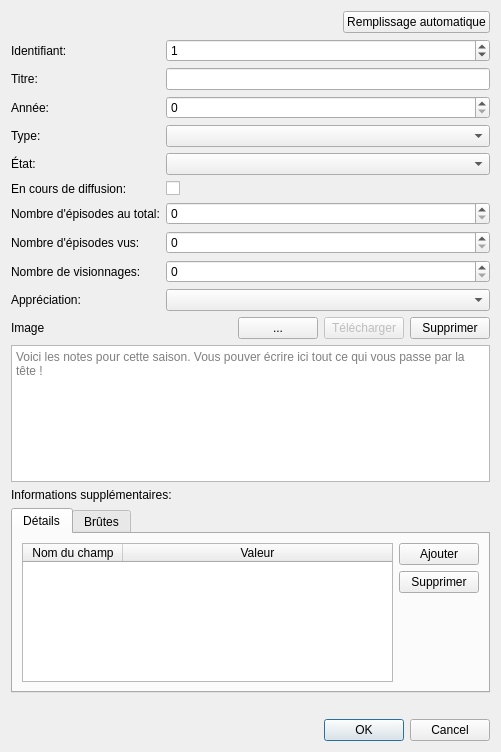
<?xml version="1.0" encoding="UTF-8"?>
<ui version="4.0">
 <class>Dialog</class>
 <widget class="QDialog" name="Dialog">
  <property name="windowModality">
   <enum>Qt::WindowModality::ApplicationModal</enum>
  </property>
  <property name="geometry">
   <rect>
    <x>0</x>
    <y>0</y>
    <width>501</width>
    <height>752</height>
   </rect>
  </property>
  <property name="windowTitle">
   <string>Dialog</string>
  </property>
  <property name="modal">
   <bool>true</bool>
  </property>
  <layout class="QVBoxLayout" name="verticalLayout_3">
   <item>
    <layout class="QGridLayout" name="gridLayout">
     <item row="5" column="0">
      <widget class="QLabel" name="label_5">
       <property name="text">
        <string>État:</string>
       </property>
      </widget>
     </item>
     <item row="1" column="0">
      <widget class="QLabel" name="label">
       <property name="text">
        <string>Identifiant:</string>
       </property>
      </widget>
     </item>
     <item row="3" column="0">
      <widget class="QLabel" name="label_8">
       <property name="text">
        <string>Année:</string>
       </property>
      </widget>
     </item>
     <item row="9" column="2">
      <widget class="QSpinBox" name="spinBox_2">
       <property name="maximum">
        <number>10000</number>
       </property>
      </widget>
     </item>
     <item row="4" column="0">
      <widget class="QLabel" name="label_9">
       <property name="text">
        <string>Type:</string>
       </property>
      </widget>
     </item>
     <item row="3" column="2">
      <widget class="QSpinBox" name="spinBox_5">
       <property name="minimum">
        <number>0</number>
       </property>
       <property name="maximum">
        <number>2050</number>
       </property>
       <property name="value">
        <number>0</number>
       </property>
      </widget>
     </item>
     <item row="6" column="2">
      <widget class="QCheckBox" name="checkBox_2">
       <property name="text">
        <string/>
       </property>
      </widget>
     </item>
     <item row="1" column="2">
      <widget class="QSpinBox" name="spinBox">
       <property name="maximum">
        <number>99999</number>
       </property>
       <property name="value">
        <number>1</number>
       </property>
      </widget>
     </item>
     <item row="8" column="0" colspan="2">
      <widget class="QLabel" name="label_3">
       <property name="text">
        <string>Nombre d'épisodes vus:</string>
       </property>
      </widget>
     </item>
     <item row="9" column="0" colspan="2">
      <widget class="QLabel" name="label_6">
       <property name="text">
        <string>Nombre de visionnages:</string>
       </property>
      </widget>
     </item>
     <item row="5" column="2">
      <widget class="QComboBox" name="combobox_1">
       <property name="maximumSize">
        <size>
         <width>16777215</width>
         <height>16777215</height>
        </size>
       </property>
      </widget>
     </item>
     <item row="2" column="0">
      <widget class="QLabel" name="label_2">
       <property name="text">
        <string>Titre:</string>
       </property>
      </widget>
     </item>
     <item row="7" column="0" colspan="2">
      <widget class="QLabel" name="label_4">
       <property name="text">
        <string>Nombre d'épisodes au total:</string>
       </property>
      </widget>
     </item>
     <item row="6" column="0" colspan="2">
      <widget class="QLabel" name="label_10">
       <property name="text">
        <string>En cours de diffusion:</string>
       </property>
      </widget>
     </item>
     <item row="8" column="2">
      <widget class="QSpinBox" name="spinBox_3">
       <property name="maximum">
        <number>10000</number>
       </property>
      </widget>
     </item>
     <item row="10" column="0">
      <widget class="QLabel" name="label_7">
       <property name="text">
        <string>Appréciation:</string>
       </property>
      </widget>
     </item>
     <item row="10" column="2">
      <widget class="QComboBox" name="comboBox">
       <property name="currentIndex">
        <number>-1</number>
       </property>
      </widget>
     </item>
     <item row="12" column="0" colspan="3">
      <widget class="QTextEdit" name="textEdit">
       <property name="html">
        <string>&lt;!DOCTYPE HTML PUBLIC &quot;-//W3C//DTD HTML 4.0//EN&quot; &quot;http://www.w3.org/TR/REC-html40/strict.dtd&quot;&gt;
&lt;html&gt;&lt;head&gt;&lt;meta name=&quot;qrichtext&quot; content=&quot;1&quot; /&gt;&lt;meta charset=&quot;utf-8&quot; /&gt;&lt;style type=&quot;text/css&quot;&gt;
p, li { white-space: pre-wrap; }
hr { height: 1px; border-width: 0; }
li.unchecked::marker { content: &quot;\2610&quot;; }
li.checked::marker { content: &quot;\2612&quot;; }
&lt;/style&gt;&lt;/head&gt;&lt;body style=&quot; font-family:'Cantarell'; font-size:10pt; font-weight:400; font-style:normal;&quot;&gt;
&lt;p style=&quot;-qt-paragraph-type:empty; margin-top:0px; margin-bottom:0px; margin-left:0px; margin-right:0px; -qt-block-indent:0; text-indent:0px;&quot;&gt;&lt;br /&gt;&lt;/p&gt;&lt;/body&gt;&lt;/html&gt;</string>
       </property>
       <property name="placeholderText">
        <string>Voici les notes pour cette saison. Vous pouver écrire ici tout ce qui vous passe par la tête !</string>
       </property>
      </widget>
     </item>
     <item row="4" column="2">
      <widget class="QComboBox" name="comboBox_2"/>
     </item>
     <item row="11" column="0">
      <widget class="QLabel" name="label_12">
       <property name="text">
        <string>Image</string>
       </property>
      </widget>
     </item>
     <item row="2" column="2">
      <widget class="QLineEdit" name="lineEdit_2"/>
     </item>
     <item row="7" column="2">
      <widget class="QSpinBox" name="spinBox_4">
       <property name="maximum">
        <number>10000</number>
       </property>
      </widget>
     </item>
     <item row="0" column="2">
      <layout class="QHBoxLayout" name="horizontalLayout_4">
       <item>
        <spacer name="horizontalSpacer_2">
         <property name="orientation">
          <enum>Qt::Horizontal</enum>
         </property>
         <property name="sizeHint" stdset="0">
          <size>
           <width>40</width>
           <height>20</height>
          </size>
         </property>
        </spacer>
       </item>
       <item>
        <widget class="QPushButton" name="pushButton_3">
         <property name="toolTip">
          <string>Remplir les champs épisodes, si l'animé est en cours et l'année de diffusion</string>
         </property>
         <property name="text">
          <string>Remplissage automatique</string>
         </property>
         <property name="icon">
          <iconset>
           <normaloff>../../resources/icons/light-bulb.png</normaloff>../../resources/icons/light-bulb.png</iconset>
         </property>
        </widget>
       </item>
      </layout>
     </item>
     <item row="11" column="2">
      <layout class="QHBoxLayout" name="horizontalLayout_5">
       <item>
        <spacer name="horizontalSpacer_3">
         <property name="orientation">
          <enum>Qt::Horizontal</enum>
         </property>
         <property name="sizeHint" stdset="0">
          <size>
           <width>40</width>
           <height>20</height>
          </size>
         </property>
        </spacer>
       </item>
       <item>
        <widget class="QPushButton" name="choose_picture_button">
         <property name="text">
          <string>...</string>
         </property>
        </widget>
       </item>
       <item>
        <widget class="QPushButton" name="pushButton_4">
         <property name="enabled">
          <bool>false</bool>
         </property>
         <property name="text">
          <string>Télécharger</string>
         </property>
         <property name="icon">
          <iconset>
           <normaloff>../../resources/icons/drive-download.png</normaloff>../../resources/icons/drive-download.png</iconset>
         </property>
        </widget>
       </item>
       <item>
        <widget class="QPushButton" name="pushButton_5">
         <property name="text">
          <string>Supprimer</string>
         </property>
         <property name="icon">
          <iconset>
           <normaloff>../../resources/icons/cross.png</normaloff>../../resources/icons/cross.png</iconset>
         </property>
        </widget>
       </item>
      </layout>
     </item>
    </layout>
   </item>
   <item>
    <widget class="QLabel" name="label_11">
     <property name="text">
      <string>Informations supplémentaires:</string>
     </property>
    </widget>
   </item>
   <item>
    <layout class="QVBoxLayout" name="verticalLayout">
     <item>
      <widget class="QTabWidget" name="tabWidget">
       <property name="currentIndex">
        <number>0</number>
       </property>
       <widget class="QWidget" name="tab">
        <attribute name="icon">
         <iconset>
          <normaloff>../../resources/icons/edit-list.png</normaloff>../../resources/icons/edit-list.png</iconset>
        </attribute>
        <attribute name="title">
         <string>Détails</string>
        </attribute>
        <layout class="QHBoxLayout" name="horizontalLayout_2">
         <item>
          <widget class="QTableWidget" name="tableWidget">
           <property name="selectionMode">
            <enum>QAbstractItemView::SelectionMode::SingleSelection</enum>
           </property>
           <property name="selectionBehavior">
            <enum>QAbstractItemView::SelectionBehavior::SelectRows</enum>
           </property>
           <attribute name="horizontalHeaderStretchLastSection">
            <bool>true</bool>
           </attribute>
           <attribute name="verticalHeaderDefaultSectionSize">
            <number>20</number>
           </attribute>
           <column>
            <property name="text">
             <string>Nom du champ</string>
            </property>
           </column>
           <column>
            <property name="text">
             <string>Valeur</string>
            </property>
           </column>
          </widget>
         </item>
         <item>
          <layout class="QVBoxLayout" name="verticalLayout_4">
           <item>
            <widget class="QPushButton" name="pushButton">
             <property name="text">
              <string>Ajouter</string>
             </property>
             <property name="icon">
              <iconset>
               <normaloff>../../resources/icons/tag-plus.png</normaloff>../../resources/icons/tag-plus.png</iconset>
             </property>
            </widget>
           </item>
           <item>
            <widget class="QPushButton" name="pushButton_2">
             <property name="text">
              <string>Supprimer</string>
             </property>
             <property name="icon">
              <iconset>
               <normaloff>../../resources/icons/tag-minus.png</normaloff>../../resources/icons/tag-minus.png</iconset>
             </property>
            </widget>
           </item>
           <item>
            <spacer name="verticalSpacer">
             <property name="orientation">
              <enum>Qt::Orientation::Vertical</enum>
             </property>
             <property name="sizeHint" stdset="0">
              <size>
               <width>20</width>
               <height>40</height>
              </size>
             </property>
            </spacer>
           </item>
          </layout>
         </item>
        </layout>
       </widget>
       <widget class="QWidget" name="tab_2">
        <attribute name="icon">
         <iconset>
          <normaloff>../../resources/icons/json.png</normaloff>../../resources/icons/json.png</iconset>
        </attribute>
        <attribute name="title">
         <string>Brûtes</string>
        </attribute>
        <layout class="QVBoxLayout" name="verticalLayout_2">
         <item>
          <widget class="QPlainTextEdit" name="plainTextEdit">
           <property name="readOnly">
            <bool>true</bool>
           </property>
           <property name="plainText">
            <string notr="true"/>
           </property>
          </widget>
         </item>
        </layout>
       </widget>
      </widget>
     </item>
     <item>
      <layout class="QHBoxLayout" name="horizontalLayout_3">
       <item>
        <spacer name="horizontalSpacer">
         <property name="orientation">
          <enum>Qt::Horizontal</enum>
         </property>
         <property name="sizeHint" stdset="0">
          <size>
           <width>40</width>
           <height>20</height>
          </size>
         </property>
        </spacer>
       </item>
      </layout>
     </item>
    </layout>
   </item>
   <item>
    <layout class="QHBoxLayout" name="horizontalLayout">
     <item>
      <widget class="QDialogButtonBox" name="buttonBox">
       <property name="orientation">
        <enum>Qt::Horizontal</enum>
       </property>
       <property name="standardButtons">
        <set>QDialogButtonBox::StandardButton::Cancel|QDialogButtonBox::StandardButton::Ok</set>
       </property>
      </widget>
     </item>
    </layout>
   </item>
  </layout>
 </widget>
 <tabstops>
  <tabstop>spinBox</tabstop>
  <tabstop>lineEdit_2</tabstop>
  <tabstop>spinBox_5</tabstop>
  <tabstop>comboBox_2</tabstop>
  <tabstop>combobox_1</tabstop>
  <tabstop>checkBox_2</tabstop>
  <tabstop>spinBox_4</tabstop>
  <tabstop>spinBox_3</tabstop>
  <tabstop>spinBox_2</tabstop>
  <tabstop>textEdit</tabstop>
 </tabstops>
 <resources/>
 <connections>
  <connection>
   <sender>buttonBox</sender>
   <signal>accepted()</signal>
   <receiver>Dialog</receiver>
   <slot>accept()</slot>
   <hints>
    <hint type="sourcelabel">
     <x>248</x>
     <y>254</y>
    </hint>
    <hint type="destinationlabel">
     <x>157</x>
     <y>274</y>
    </hint>
   </hints>
  </connection>
  <connection>
   <sender>buttonBox</sender>
   <signal>rejected()</signal>
   <receiver>Dialog</receiver>
   <slot>reject()</slot>
   <hints>
    <hint type="sourcelabel">
     <x>316</x>
     <y>260</y>
    </hint>
    <hint type="destinationlabel">
     <x>286</x>
     <y>274</y>
    </hint>
   </hints>
  </connection>
 </connections>
</ui>
